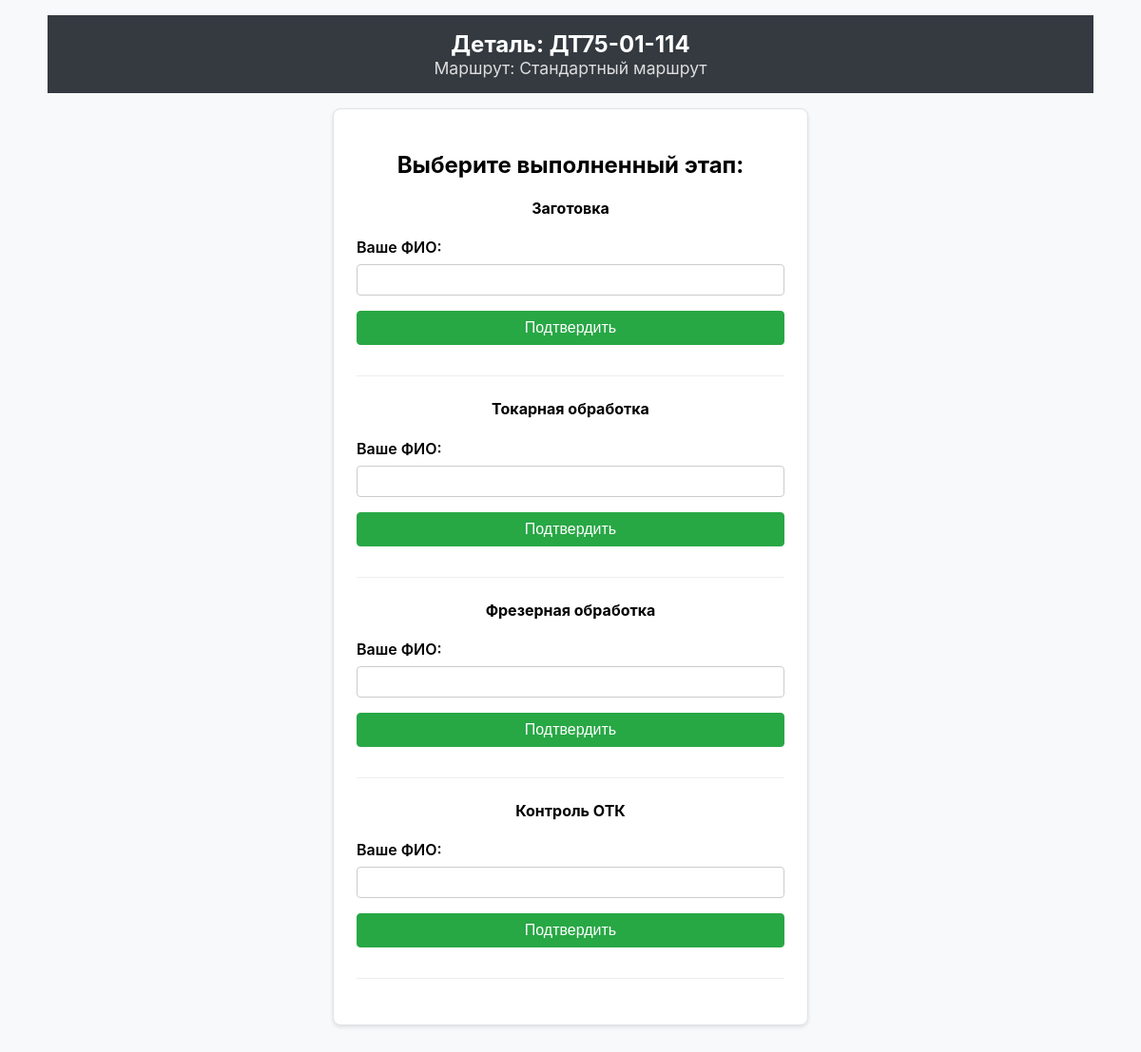
/scan/ДТ75-01-114, run on the app's committed database.
### app/models/models.py (models this page shows)
class Part(db.Model):
    __tablename__ = 'Parts'
    part_id = db.Column(db.String, primary_key=True)
    product_designation = db.Column(db.String, nullable=False)
    date_added = db.Column(db.DateTime, default=datetime.utcnow)
    current_status = db.Column(db.String, default='На складе')
    last_update = db.Column(db.DateTime, default=datetime.utcnow, onupdate=datetime.utcnow)
    route_template_id = db.Column(db.Integer, db.ForeignKey('RouteTemplates.id'), nullable=True)
    route_template = db.relationship('RouteTemplate')
    history = db.relationship('StatusHistory', backref='part', lazy=True, cascade="all, delete-orphan")
    audit_logs = db.relationship('AuditLog', backref='part', lazy=True, cascade="all, delete-orphan")

class RouteTemplate(db.Model):
    __tablename__ = 'RouteTemplates'
    id = db.Column(db.Integer, primary_key=True)
    name = db.Column(db.String(100), unique=True, nullable=False)
    is_default = db.Column(db.Boolean, default=False)
    stages = db.relationship('RouteStage', backref='template', lazy='dynamic', cascade="all, delete-orphan")

class Stage(db.Model):
    __tablename__ = 'Stages'
    id = db.Column(db.Integer, primary_key=True)
    name = db.Column(db.String(100), unique=True, nullable=False)

### app/main/routes.py (the view)
@main.route('/scan/<string:part_id>')
def select_stage(part_id):
    part = Part.query.get_or_404(part_id)
    if not part.route_template:
        flash('Ошибка: Этой детали не присвоен технологический маршрут.', 'error')
        return redirect(url_for('main.dashboard'))
    completed_stages = {h.status for h in part.history}
    ordered_possible_stages = [rs.stage.name for rs in part.route_template.stages.order_by('order')]
    available_stages = [s for s in ordered_possible_stages if s not in completed_stages]
    return render_template('select_stage.html', part=part, available_stages=available_stages)

### app/templates/select_stage.html (shortened to what this page needs)
{% extends "base.html" %}
{% block content %}
<div class="header">
    <h1>Деталь: {{ part.part_id }}</h1>
    <h2 style="font-weight: normal; color: #ddd; font-size: 1.1rem; margin:0;">Маршрут: {{ part.route_template.name }}</h2>
</div>
<div class="container form-container">
    <div class="card">
        <h2>Выберите выполненный этап:</h2>
        {% if available_stages %}
            {% for stage in available_stages %}
                <form action="{{ url_for('main.confirm_stage', part_id=part.part_id, stage_name=stage) }}" method="post" style="margin-bottom: 1.5rem; border-bottom: 1px solid #eee; padding-bottom: 1.5rem;">
                    <h4>{{ stage }}</h4>
                    <label for="operator_name_{{loop.index}}">Ваше ФИО:</label>
                    <input type="text" id="operator_name_{{loop.index}}" name="operator_name" required>
                    <button type="submit" class="button confirm full-width">Подтвердить</button>
                </form>
            {% endfor %}
        {% else %}
            <p style='font-size: 1.2rem; text-align: center;'>✅ Все этапы для этой детали уже завершены.</p>
            <a href="{{ url_for('main.dashboard') }}" class="button">На главную</a>
        {% endif %}
    </div>
</div>
{% endblock %}

### app/static/styles.css (style rules this page uses)
body { font-family: -apple-system, BlinkMacSystemFont, "Segoe UI", Roboto, "Helvetica Neue", Arial, sans-serif; margin: 0; background-color: #f8f9fa; }
.container { padding: 1rem; max-width: 1100px; margin: auto; }
.header { background-color: #343a40; color: white; padding: 1rem; text-align: center; }
.header h1 { margin: 0; font-size: 1.5rem; }
.button { display: inline-block; font-weight: 400; color: #fff; text-align: center; vertical-align: middle; cursor: pointer; background-color: #007bff; border: 1px solid #007bff; padding: 0.5rem 1rem; font-size: 1rem; border-radius: 0.25rem; transition: all 0.15s ease-in-out; margin: 0 0.5rem 0.5rem 0; }
.button.full-width { width: 100%; }
.button.confirm { background-color: #28a745; border-color: #28a745; }
.card { background: white; padding: 1.5rem; border-radius: 8px; margin-bottom: 1.5rem; box-shadow: 0 2px 4px rgba(0,0,0,0.1); border: 1px solid #dee2e6; }
.form-container { max-width: 500px; margin: auto; text-align: center; }
input[type="text"], input[type="password"], input[type="file"], select { width: 100%; padding: .5rem; margin-top: .5rem; margin-bottom: 1rem; border: 1px solid #ccc; border-radius: 4px; box-sizing: border-box; }
label { display: block; text-align: left; font-weight: 600; margin-top: 1rem; }

### data on the page
Part: part_id "ДТ75-01-114"
RouteTemplate: route_template.name "Стандартный маршрут"
Stage: name "Заготовка"
Stage: name "Токарная обработка"
Stage: name "Фрезерная обработка"
Stage: name "Контроль ОТК"
